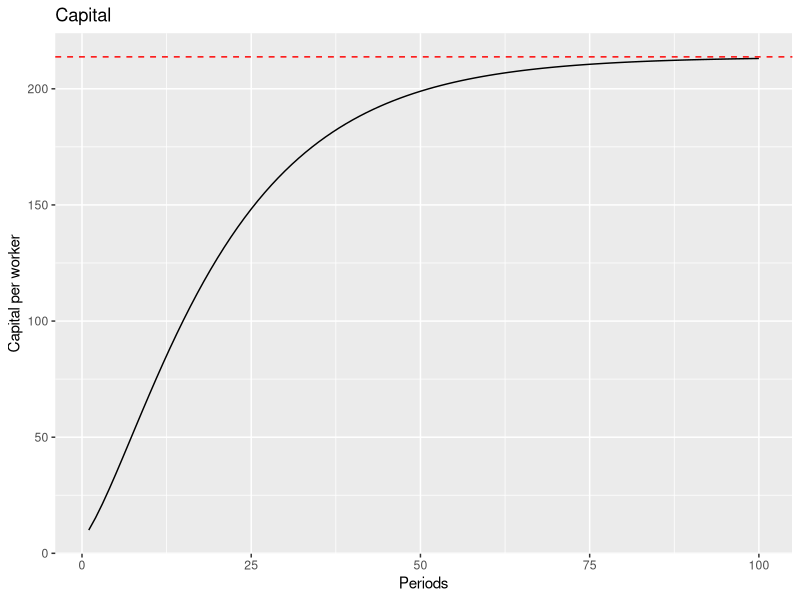
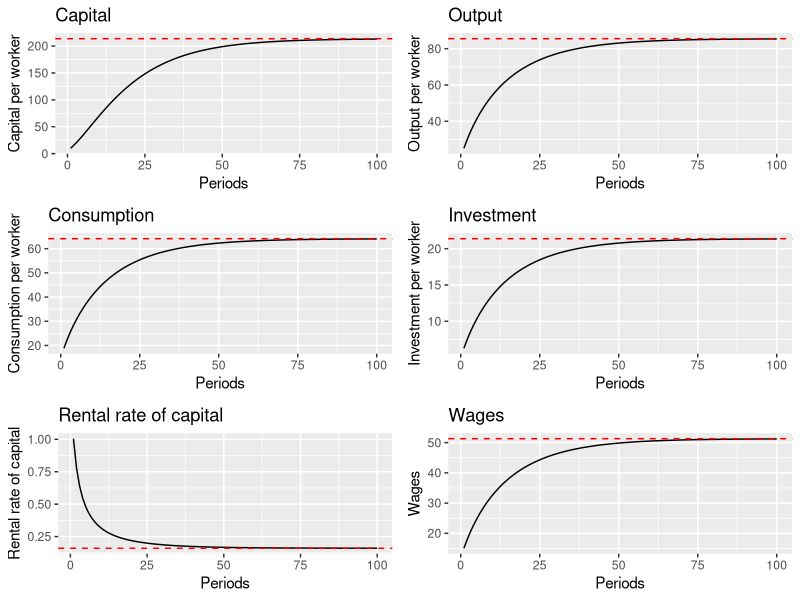

Reproduce these figures in R, in order.
## ---- chunk 1
knitr::opts_chunk$set(echo = TRUE,  message=FALSE, warning=FALSE)
## ---- chunk 2
# Set parameters

# Total factor productivity
A=10

# Capital's share of income
alpha=0.4

# Depreciation
delta=0.1

# Saving rate
s=0.25
## ---- chunk 3
# Define the function
f<-function(k) {s*A*k^alpha-delta*k}

# Call the root finder
zero_k<-uniroot( f, c(1,300) )
k_star<-zero_k$root
## ---- chunk 4
# Initial period capital 
k=10

# Define number of periods you want the economy to run for
T=99

# Loop for each period
for(i in 1:T){
  k[i+1] <- (s*A*k[i]^alpha+(1-delta)*k[i])
}
## ---- chunk 5
# chart
library(ggplot2)

# chart
library(ggplot2)

# create a data fram just to make thngs easier
periods <- 1:(T+1)
df<-data.frame(periods,k)

p1<-ggplot(df,aes(x = periods, y=k)) +
  geom_line()+
  geom_hline(yintercept = k_star, color = "red", linetype = "dashed")+
  labs(x = "Periods", y="Capital per worker", title = "Capital")

p1
## ---- chunk 6
# output per worker
y=A*k^alpha
y_star=A*k_star^alpha

# consumption per worker
c=(1-s)*y
c_star=(1-s)*y_star

# investment per worker
i=s*y
i_star=s*y_star

# rental rate of capital
R=A*alpha*k^(alpha-1)
R_star=A*alpha*k_star^(alpha-1)

# wages
w=y-k*R
w_star=y_star-k_star*R_star

# add all this to data frame
df$y <- y
df$c <- c
df$i <- i
df$R <- R
df$w <- w
## ---- chunk 7

p2<-ggplot(df,aes(x = periods, y=y)) +
  geom_line()+
  geom_hline(yintercept = y_star, color = "red", linetype = "dashed")+
  labs(x = "Periods", y="Output per worker", title = "Output")

p3<-ggplot(df,aes(x = periods, y=c)) +
  geom_line()+
  geom_hline(yintercept = c_star, color = "red", linetype = "dashed")+
  labs(x = "Periods", y="Consumption per worker", title = "Consumption")

p4<-ggplot(df,aes(x = periods, y=i)) +
  geom_line()+
  geom_hline(yintercept = i_star, color = "red", linetype = "dashed")+
  labs(x = "Periods", y="Investment per worker", title = "Investment")

p5<-ggplot(df,aes(x = periods, y=R)) +
  geom_line()+
  geom_hline(yintercept = R_star, color = "red", linetype = "dashed")+
  labs(x = "Periods", y="Rental rate of capital", title = "Rental rate of capital")

p6<-ggplot(df,aes(x = periods, y=w)) +
  geom_line()+
  geom_hline(yintercept = w_star, color = "red", linetype = "dashed")+
  labs(x = "Periods", y="Wages", title = "Wages")

# Arrange the plots in a grid
library(gridExtra)

p<- grid.arrange(p1, p2, p3, p4, p5, p6, ncol = 2)
